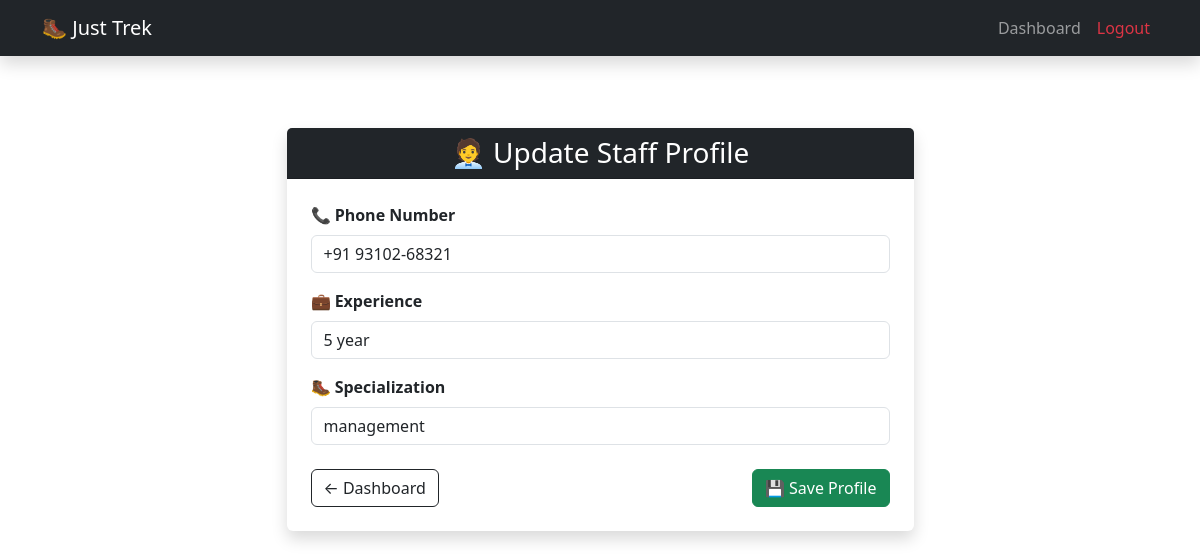
Page /staff/profile (signed in) on the committed database.
### models.py (models this page shows)
class StaffProfile(db.Model):
    __tablename__ = "staff_profiles"
    id = db.Column(db.Integer, primary_key=True)
    user_id = db.Column(db.Integer,db.ForeignKey("users.id"),nullable=False,unique=True)
    phone = db.Column(db.String(15), nullable=True)
    experience = db.Column(db.String(50))
    specialization = db.Column(db.String(100))

### routes.py (the view)
@main.route("/staff/profile")
def staff_profile():
    if session.get("role") != "staff":
        flash("Access Denied!")
        return redirect(url_for("main.login"))
    profile = StaffProfile.query.filter_by(
        user_id=session["user_id"]
    ).first()
    return render_template(
        "staff/profile.html",
        profile=profile
    )

### templates/staff/profile.html (shortened to what this page needs)
{% extends "base.html" %}
{% block content %}
<div class="container py-5">
    <div class="row justify-content-center">
        <div class="col-md-7">
            <div class="card shadow border-0">
                <div class="card-header bg-dark text-white text-center">
                    <h3 class="mb-0">
                        🧑‍💼 Update Staff Profile
                    </h3>
                </div>
                <div class="card-body p-4">
                    <form method="POST"
                          action="{{ url_for('main.staff_profile_post') }}">
                        <div class="mb-3">
                            <label class="form-label fw-semibold">
                                📞 Phone Number
                            </label>
                            <input
                                type="text"
                                class="form-control"
                                name="phone"
                                value="{{ profile.phone if profile else '' }}"
                                placeholder="Enter phone number">
                        </div>
                        <div class="mb-3">
                            <label class="form-label fw-semibold">
                                💼 Experience
                            </label>
                            <input
                                type="text"
                                class="form-control"
                                name="experience"
                                value="{{ profile.experience if profile else '' }}"
                                placeholder="Enter experience">
                        </div>
                        <div class="mb-4">
                            <label class="form-label fw-semibold">
                                🥾 Specialization
                            </label>
                            <input
                                type="text"
                                class="form-control"
                                name="specialization"
                                value="{{ profile.specialization if profile else '' }}"
                                placeholder="Enter specialization">
                        </div>
                        <div class="d-flex justify-content-between">
                            <a href="{{ url_for('main.staff_dashboard') }}"
                               class="btn btn-outline-dark">
                                ← Dashboard
                            </a>
                            <button type="submit"
                                    class="btn btn-success">
                                💾 Save Profile
                            </button>
                        </div>
                    </form>
                </div>
            </div>
        </div>
    </div>
</div>
{% endblock %}

### rows in the picture
StaffProfile: phone "+91 93102-68321", experience "5 year", specialization "management"
